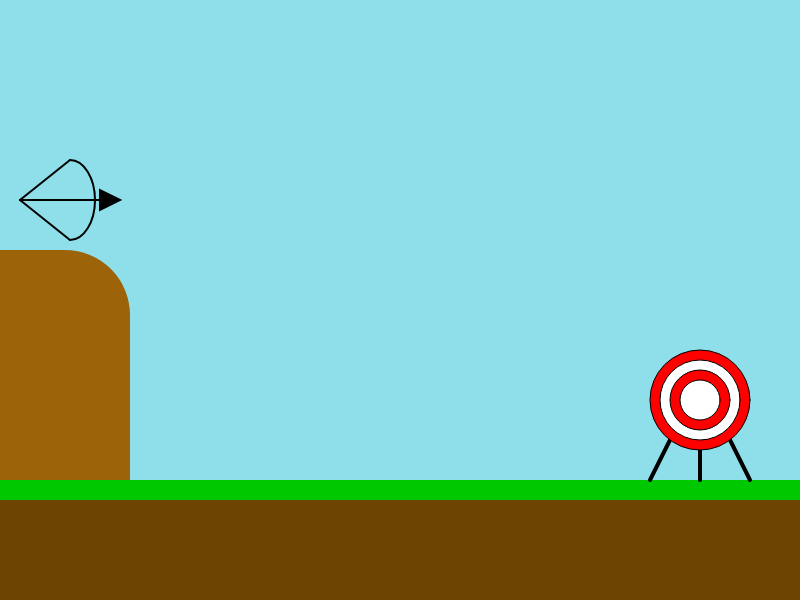
Frame 1 (no input)
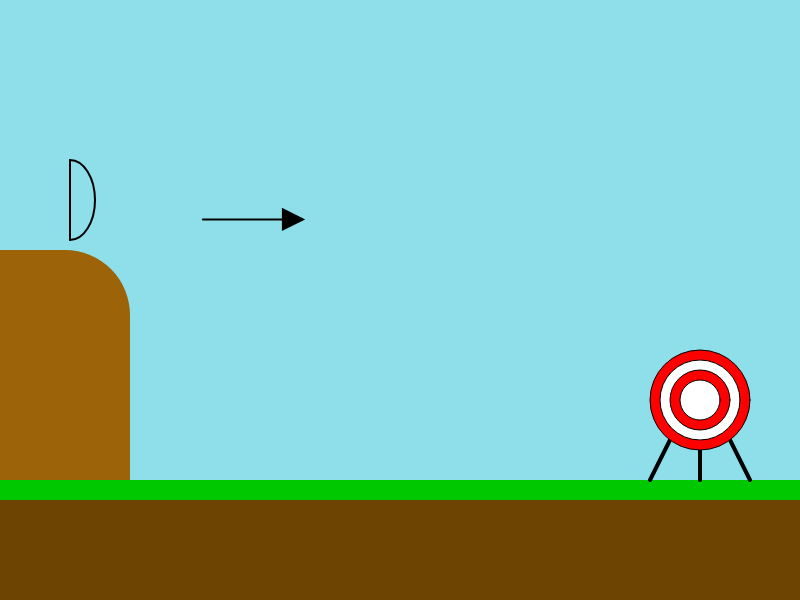
Frame 60 (no input)
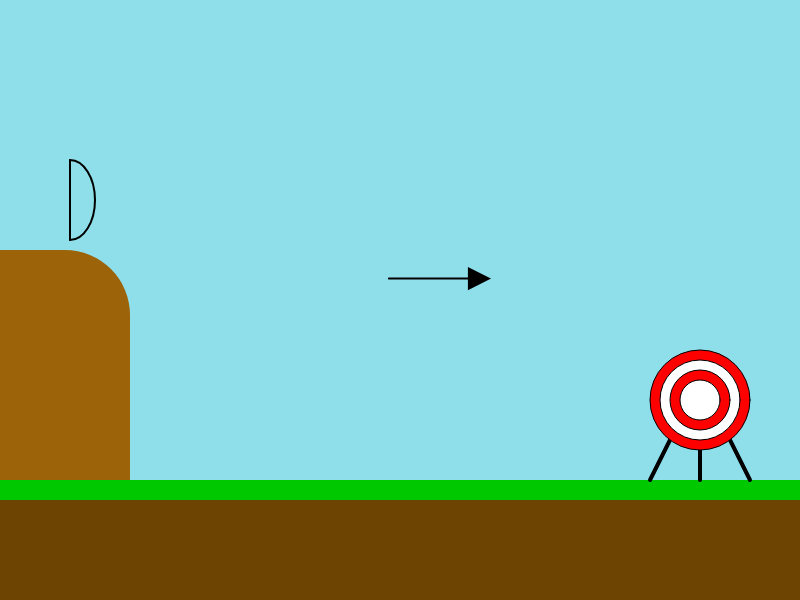
Frame 120 (the mouse pressed at the canvas centre since frame 60)

The p5.js sketch that drew these frames (run headless with seeded random() and noise() and a simulated clock; from frame 60 on, the mouse is pressed at the canvas centre):

// p5.js sketch
// ── sketch.js
//Declara as variáveis da corda do arco e da linha da flecha
let x_l=20, x1_flecha=20, x2_flecha=110, y1_flecha=200, y2_flecha=200;

//Declara as variáveis dos pontos do triângulo da flecha
let x1_t = 120, x2_t = 100, x3_t = 100, y1_t = 200, y2_t = 190, y3_t = 210;

//Declara a velocidade e a gravidade
let velx=3.1,vely=0,gravidade=0.011;

function setup() {
  //Criar a tela
  createCanvas(800, 600);
}

function draw() {
  //Dar cor a tela
  background(143, 223, 235);
  
  //Desenha o chão
  fill (110, 68, 2);
  strokeWeight(0);
  rect (0,480,800,150);
  
  //Desenha a grama
  fill (0,200,0);
  rect (0,480,800,20);
  
  //Desenha a montanha
  fill (156, 99, 8);
  rect (0,250,130,230,0,100,0,0);
  
  //Desenha o suporte para o alvo
  strokeWeight (4);
  line (650,480,670,440);
  line (700,480,700,440);
  line (730,440,750,480);
  
  //Desenha o alvo
  strokeWeight(1);
  fill (255,0,0);
  circle (700,400,100);
  fill (255,255,255);
  circle (700,400,80);
  fill (255,0,0);
  circle (700,400,60);
  fill (255,255,255);
  circle (700,400,40);
  
  //Desenha o arco
  noFill();
  strokeWeight(2);
  arc (70,200,50,80,PI+HALF_PI,HALF_PI);
  line (x_l,200,70,160);
  line (x_l,200,70,240);
  
  //Desenha a flecha
  fill (0);
  line (x1_flecha,y1_flecha,x2_flecha,y2_flecha);
  triangle (x1_t,y1_t,x2_t,y2_t,x2_t,y3_t);
  
  //Aplica o MRU na corda do arco
  x_l = x_l + velx;
  if (x_l>70){
    x_l = 70;
  }
  
  //Aplica o Lançamento Horizontal na flecha
  x1_flecha = x1_flecha + velx;
  x2_flecha = x2_flecha + velx;
  x1_t = x1_t + velx;
  x2_t = x2_t + velx;
  x3_t = x3_t + velx;
  
  vely = vely + gravidade;
  y1_flecha = y1_flecha + vely;
  y2_flecha = y2_flecha + vely;
  y1_t = y1_t + vely;
  y2_t = y2_t + vely;
  y3_t = y3_t + vely;
  
  if (x3_t>680){
    velx=0;
    vely=0;
    gravidade=0;
  }
}
